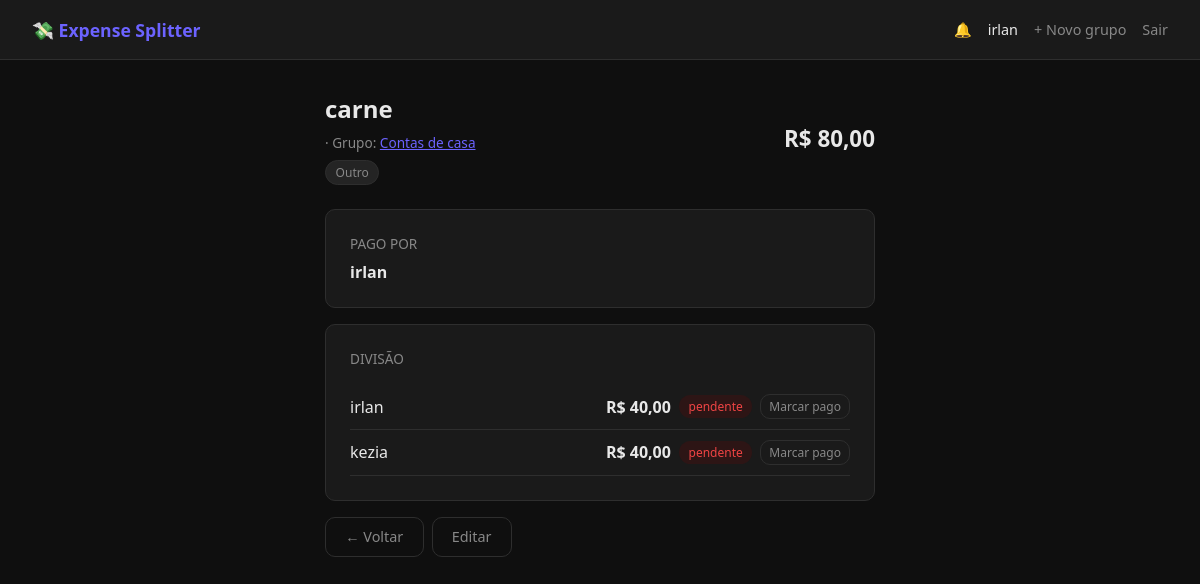
/despesas/2/ (signed in), run on the app's committed database.
### expenses/models.py (models this page shows, shortened)
class Expense(models.Model):
    CATEGORIA_CHOICES = [
        ('alimentacao', 'Alimentação'),   # restaurantes, supermercado
        ('transporte',  'Transporte'),    # uber, gasolina, passagem
        ('moradia',     'Moradia'),       # aluguel, contas
        ('lazer',       'Lazer'),         # shows, passeios, jogos
        ('saude',       'Saúde'),         # farmácia, médico
        ('outro',       'Outro'),         # qualquer coisa que não se encaixa
    ]
    description = models.CharField(max_length=200)
    amount = models.DecimalField(max_digits=10, decimal_places=2)
    category = models.CharField(
        max_length=20,
        choices=CATEGORIA_CHOICES,
        default='outro',
        verbose_name='Categoria'
    )
    date = models.DateField(default=date.today, verbose_name='Data')
    notes = models.TextField(
        blank=True,
        null=True,
        verbose_name='Observações'
    )
    paid_by = models.ForeignKey(
        User,
        on_delete=models.CASCADE,
        related_name='paid_expenses'
    )
    group = models.ForeignKey(
        'groups.Group',
        on_delete=models.CASCADE,
        related_name='expenses'
    )
    class Meta:
        ordering = ['-date']
        verbose_name = 'Despesa'
        verbose_name_plural = 'Despesas'

class ExpenseSplit(models.Model):
    expense = models.ForeignKey(
        Expense,
        on_delete=models.CASCADE,
        related_name='splits'
    )
    user = models.ForeignKey(
        User,
        on_delete=models.CASCADE,
        related_name='splits'
    )
    amount_owed = models.DecimalField(max_digits=10, decimal_places=2)
    paid = models.BooleanField(default=False)
    paid_at = models.DateTimeField(
        null=True,
        blank=True,
        verbose_name='Pago em'
    )
    class Meta:
        verbose_name = 'Divisão'
        verbose_name_plural = 'Divisões'

### groups/models.py (models this page shows, shortened)
class Group(models.Model):
    CATEGORIA_CHOICES = [
        ('casa',      'Casa'),       # moradia, contas, aluguel
        ('viagem',    'Viagem'),     # trips, passeios
        ('casal',     'Casal'),      # despesas a dois
        ('trabalho',  'Trabalho'),   # almoços, confraternizações
        ('outro',     'Outro'),      # categoria genérica
    ]
    name = models.CharField(max_length=100)
    description = models.TextField(blank=True, null=True)
    category = models.CharField(
        max_length=20,
        choices=CATEGORIA_CHOICES,
        default='outro',
        verbose_name='Categoria'
    )
    archived = models.BooleanField(default=False, verbose_name='Arquivado')
    created_by = models.ForeignKey(
        User,
        on_delete=models.SET_NULL,
        null=True,
        blank=True,
        related_name='created_groups'
    )
    members = models.ManyToManyField(
        User,
        related_name='groups_member',
        blank=True
    )
    created_at = models.DateTimeField(auto_now_add=True)
    class Meta:
        ordering = ['-created_at']
        verbose_name = 'Grupo'
        verbose_name_plural = 'Grupos'

### expenses/views.py (the view)
# urls.py: path('<int:pk>/', views.detalhe_despesa, name='detalhe_despesa'),
@login_required
def detalhe_despesa(request, pk):
    despesa = get_object_or_404(Expense, pk=pk)
    if request.user not in despesa.group.members.all():
        messages.error(request, 'Acesso negado.')
        return redirect('lista_grupos')
    splits = despesa.splits.all()
    return render(request, 'expenses/detalhe_despesa.html', {
        'despesa': despesa,
        'splits':  splits,
    })

### expenses/templates/expenses/detalhe_despesa.html (shortened to what this page needs)
{% extends 'accounts/base.html' %}
{% block content %}
<div style="max-width:550px;margin:0 auto;">
    <div class="flex justify-between align-center" style="margin-bottom:1.5rem;">
        <div>
            <h2>{{ despesa.description }}</h2>
            <p class="text-muted mt-1">
                {{ despesa.date|date:"d/m/Y" }} · Grupo:
                <a href="{% url 'detalhe_grupo' despesa.group.pk %}" style="color:var(--accent);">{{ despesa.group.name }}</a>
            </p>
            <span style="background:var(--surface2);border:1px solid var(--border);padding:0.2rem 0.6rem;border-radius:999px;font-size:0.75rem;color:var(--text-muted);margin-top:0.5rem;display:inline-block;">
                {{ despesa.get_category_display }}
            </span>
        </div>
        <strong style="font-size:1.4rem;">R$ {{ despesa.amount }}</strong>
    </div>
    <div class="card">
        <p class="text-muted" style="margin-bottom:0.5rem;font-size:0.85rem;">PAGO POR</p>
        <a href="{% url 'perfil' despesa.paid_by.username %}" style="color:var(--text);text-decoration:none;">
            <strong>{{ despesa.paid_by.username }}</strong>
        </a>
    </div>
    <div class="card">
        <p class="text-muted" style="margin-bottom:1rem;font-size:0.85rem;">DIVISÃO</p>
        {% for split in splits %}
        <div class="flex justify-between align-center" style="padding:0.6rem 0;border-bottom:1px solid var(--border);">
            <a href="{% url 'perfil' split.user.username %}" style="color:var(--text);text-decoration:none;">
                {{ split.user.username }}
            </a>
            <div class="flex align-center gap-1">
                <strong>R$ {{ split.amount_owed }}</strong>
                {% if split.paid %}
                    <span style="background:#0f2d1a;color:var(--success);padding:0.2rem 0.6rem;border-radius:999px;font-size:0.75rem;">pago</span>
                {% else %}
                    <span style="background:#2d1515;color:var(--danger);padding:0.2rem 0.6rem;border-radius:999px;font-size:0.75rem;">pendente</span>
                {% endif %}
                {% if user == split.user or user == despesa.group.created_by %}
                <form method="POST" action="{% url 'marcar_pago' split.pk %}" style="display:inline;">
                    <button type="submit" class="btn btn-ghost" style="padding:0.2rem 0.5rem;font-size:0.75rem;">
                        {% if split.paid %}Desmarcar{% else %}Marcar pago{% endif %}
                    </button>
                </form>
                {% endif %}
            </div>
        </div>
        {% endfor %}
    </div>
    <div class="flex gap-1 mt-2">
        <a href="{% url 'detalhe_grupo' despesa.group.pk %}" class="btn btn-ghost">← Voltar</a>
        {% if user == despesa.paid_by or user == despesa.group.created_by %}
        <a href="{% url 'editar_despesa' despesa.pk %}" class="btn btn-ghost">Editar</a>
        {% endif %}
    </div>
</div>
{% endblock %}

### accounts/templates/accounts/base.html (shortened to what this page needs)
<!DOCTYPE html>
<html lang="pt-BR">
<head>
</head>
<body>
<nav>
    <a href="{% url 'lista_grupos' %}" class="nav-brand">💸 Expense Splitter</a>
    <div class="nav-links">
        {% if user.is_authenticated %}
            <a href="{% url 'notificacoes' %}">
                🔔
            </a>
            <a href="{% url 'perfil' user.username %}" style="color:var(--text);">{{ user.username }}</a>
            <a href="{% url 'criar_grupo' %}">+ Novo grupo</a>
            <a href="{% url 'logout' %}">Sair</a>
        {% else %}
            <a href="{% url 'login' %}">Entrar</a>
            <a href="{% url 'cadastro' %}">Cadastrar</a>
        {% endif %}
    </div>
</nav>
<div class="container">
    {% block content %}{% endblock %}
</div>
</body>
</html>

### accounts/templates/accounts/base.html (style rules this page uses)
*, *::before, *::after { box-sizing: border-box; margin: 0; padding: 0; }
:root { --bg: #0f0f0f; --surface: #1a1a1a; --surface2: #242424; --border: #2e2e2e; --text: #e8e8e8; --text-muted: #888; --accent: #6c63ff; --accent-hover: #574fd6; --success: #22c55e; --danger: #ef4444; --radius: 10px; --font: 'Segoe UI', system-ui, sans-serif; }
body { background: var(--bg); color: var(--text); font-family: var(--font); min-height: 100vh; }
nav { background: var(--surface); border-bottom: 1px solid var(--border); padding: 0 2rem; height: 60px; display: flex; align-items: center; justify-content: space-between; position: sticky; top: 0; z-index: 100; }
.nav-brand { font-weight: 700; font-size: 1.1rem; color: var(--accent); text-decoration: none; }
.nav-links { display: flex; gap: 1rem; align-items: center; }
.nav-links a { color: var(--text-muted); text-decoration: none; font-size: 0.9rem; transition: color 0.2s; }
.container { max-width: 900px; margin: 2rem auto; padding: 0 1.5rem; }
.card { background: var(--surface); border: 1px solid var(--border); border-radius: var(--radius); padding: 1.5rem; margin-bottom: 1rem; transition: border-color 0.2s; }
.btn { display: inline-block; padding: 0.6rem 1.2rem; border-radius: var(--radius); font-size: 0.9rem; font-weight: 500; cursor: pointer; border: none; text-decoration: none; transition: background 0.2s; font-family: var(--font); }
.btn-ghost { background: transparent; color: var(--text-muted); border: 1px solid var(--border); }
.flex { display: flex; }
.justify-between { justify-content: space-between; }
.align-center { align-items: center; }
.gap-1 { gap: 0.5rem; }
.mt-1 { margin-top: 0.5rem; }
.mt-2 { margin-top: 1rem; }
.text-muted { color: var(--text-muted); font-size: 0.85rem; }

### data on the page
Expense: description "carne", group.name "Contas de casa", category "Outro", amount "80,00", paid_by.username "irlan"
ExpenseSplit: user.username "irlan", amount_owed "40,00", paid "pendente"
ExpenseSplit: user.username "kezia", amount_owed "40,00", paid "pendente"

### other printed values
{{ user.username }} "irlan"
